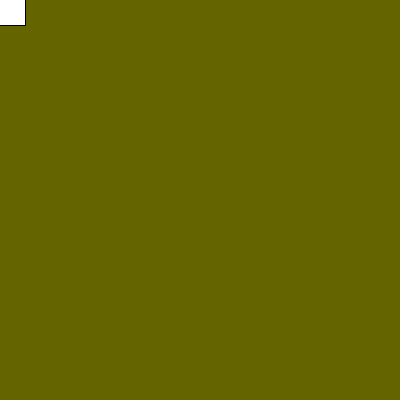
Frame 1 (no input)
Frame 60 (the mouse pressed at the canvas centre just before this capture): identical to frame 1, image omitted
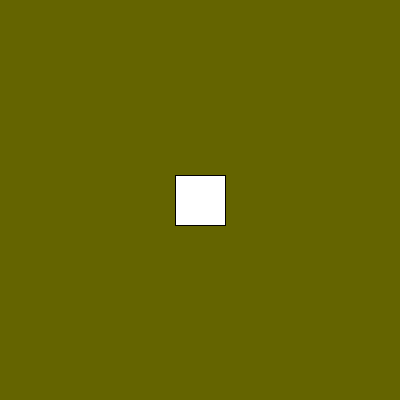
Frame 120 (the mouse held since frame 60 and released just before this capture)

The Processing sketch that drew these frames (run headless with seeded random() and noise(); from frame 60 on, the mouse is pressed at the canvas centre):

// Processing sketch: przyklad02IfElseBezNawiasu
// ── przyklad02IfElseBezNawiasu.pde
void setup()
{
  size(400, 400);
  rectMode(CENTER);
}

void draw()
{
  background(100,100,0);
  if(mouseX > 200)
    ellipse(mouseX, mouseY, 50, 50);
  else 
    rect(mouseX, mouseY, 50 ,50);
}
